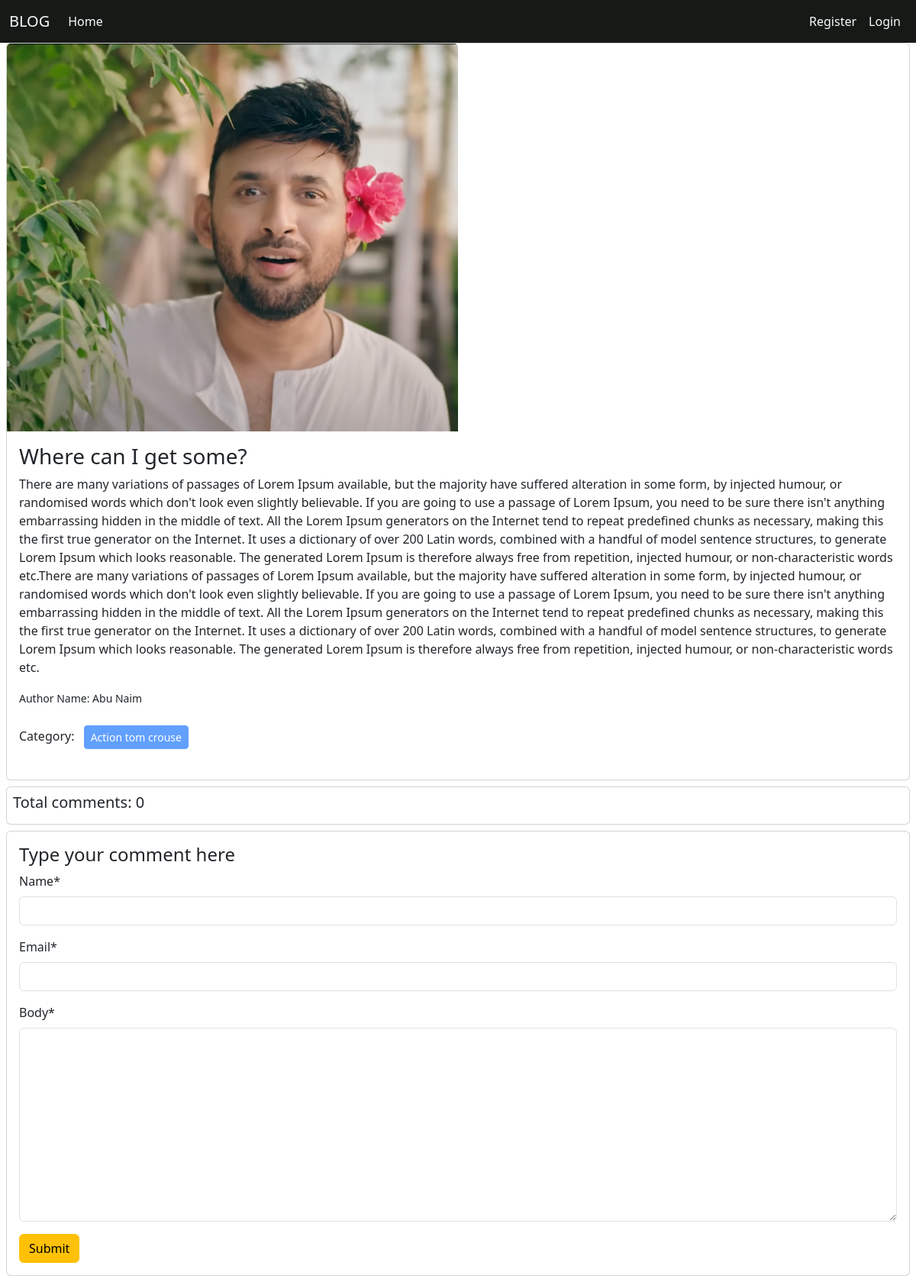
Page /post/details/7/ on the committed database.
### post/models.py (models this page shows, shortened)
class Post(models.Model):
    title = models.CharField(max_length = 100)
    content = models.TextField()
    category = models.ManyToManyField(Category)
    author = models.ForeignKey(User, on_delete=models.CASCADE)
    image = models.ImageField(upload_to='post/media/uploads/', blank=True, null= True)

### categories/models.py (models this page shows, shortened)
class Category(models.Model):
    name = models.CharField(max_length = 100)
    slug = models.SlugField(max_length=100, unique=True, null=True, blank=True)

### post/views.py (the view, shortened to what this page needs)
# urls.py: path('details/<int:id>/',views.DetailPostView.as_view(), name='detail_post')
class DetailPostView(DetailView):
    model = models.Post
    pk_url_kwarg = 'id'
    template_name = 'post_details.html'
    def get_context_data(self, **kwargs):
        context = super().get_context_data(**kwargs)
        post = self.object #post model er object ke ekhane rakhlam
        comments = post.comments.all()
        comment_form = CommentForm()
        context['comments'] = comments
        context['comment_form'] = comment_form
        return context

### post/forms.py
class CommentForm(forms.ModelForm):
    class Meta:
        model = Comment
        fields = ['name', 'email', 'body']

### post/templates/post_details.html (shortened to what this page needs)
{% extends 'base.html' %}
{% load crispy_forms_tags %}
{% block content %}
<div class="col-12">
  <div class="card mx-2">
    <img src="{{post.image.url}}" class="card-img-top w-50"  alt="..." />
    <div class="card-body">
      <h3 class="card-title">{{ post.title }}</h3>
      <p class="card-text">{{ post.content }}</p>
      <p class="card-text"><small>Author Name: {{post.author.first_name}} {{post.author.last_name}}</small></p>
      <p>
        Category: {% for cat in post.category.all%}
        <button class="btn btn-primary btn-sm disabled m-2">{{cat.name}}</button>
        {% endfor %}
      </p>
    </div>
  </div>
</div>
 <div class="card m-2 p-2">
    <h5>Total comments: {{comments | length}}</h5>
  </div>
<div class="card m-2">
    <div class="card-body">
        <form method="post">
            <h4>Type your comment here</h4>
            {{comment_form | crispy}}
            <input class="btn btn-warning" type="submit" value="Submit">
        </form>
    </div>
  </div>
{% endblock %}

### rows in the picture
Post: image (picture), title "Where can I get some?", content "There are many variations of passages of Lorem Ipsum available, but the majority have suffered alteration in some form, by injected humour, or randomised words which don't look even slightly believable. If you are going to use a passage of Lorem Ipsum, you need to be sure there isn't anything embarrassing hidden in the middle of text. All the Lorem Ipsum generators on the Internet tend to repeat predefined chunks as necessary, making this the first true generator on the Internet. It uses a dictionary of over 200 Latin words, combined with a handful of model sentence structures, to generate Lorem Ipsum which looks reasonable. The generated Lorem Ipsum is therefore always free from…", author.first_name "Abu", author.last_name "Naim"
Category: name "Action tom crouse"

### other values in the picture
{{ comments | length }} "0"
